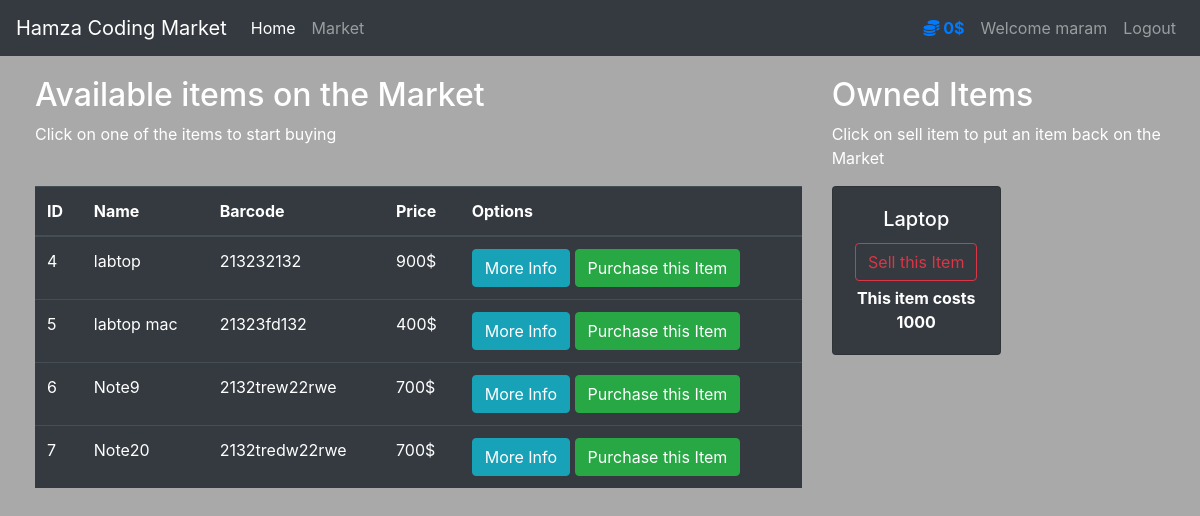
The page /market (signed in) on the database its author committed.
### market/models.py (models this page shows, shortened)
class User(db.Model, UserMixin):
    id = db.Column(db.Integer, primary_key=True)
    username = db.Column(db.String(length=30), unique=True, nullable=False)
    email_address = db.Column(db.String(length=50), unique=True, nullable=False)
    password_hash = db.Column(db.String(length=60), nullable=False)
    budget = db.Column(db.Integer(), nullable=False, default=1000)
    items = db.relationship('Item', backref='owned_user', lazy=True)
    @property
    def password(self):
        return self.password
    @property
    def prettier_budget(self):
        if len(str(self.budget)) >= 4:
            return f'{str(self.budget)[:-3]},{str(self.budget)[-3:]}$'
        else:
            return f"{self.budget}$"

class Item(db.Model):
    id = db.Column(db.Integer, primary_key=True)
    name = db.Column(db.String(length=30), nullable=False, unique=True)
    price = db.Column(db.Integer, nullable=False)
    barcode = db.Column(db.String(length=12), nullable=False, unique=True)
    description = db.Column(db.String(length=1024), nullable=False, unique=True)
    owner = db.Column(db.Integer, db.ForeignKey('user.id'))

### market/routes.py (the view, shortened to what this page needs)
@app.route('/market', methods=['GET', 'POST'])
@login_required
def market_page():
    purchase_form = PurchaseItemForm()
    selling_form=SellItemForm()
    if request.method == "GET":
        items = Item.query.filter_by(owner=None)
        owned_items=Item.query.filter_by(owner=current_user.id)
        return render_template('market.html', title='market', items=items, purchase_form=purchase_form , owned_items=owned_items , selling_form=selling_form)

### market/models.py (called while the page is built)
@login_manager.user_loader
def load_user(user_id):
    return User.query.get(int(user_id))

### market/templates/market.html (shortened to what this page needs)
{% extends 'base.html' %}
{% block content %}
    <div class="row" style="margin-top:20px; margin-left:20px">
        <div class="col-8">
            <h2>Available items on the Market</h2>
            <p>Click on one of the items to start buying</p>
            <br>
            <table class="table table-hover table-dark">
                <thead>
                <tr>
                    <th scope="col">ID</th>
                    <th scope="col">Name</th>
                    <th scope="col">Barcode</th>
                    <th scope="col">Price</th>
                    <th scope="col">Options</th>
                </tr>
                </thead>
                <tbody>
                {% for item in items %}
                    <tr>
                        <td>{{ item.id }}</td>
                        <td>{{ item.name }}</td>
                        <td>{{ item.barcode }}</td>
                        <td>{{ item.price }}$</td>
                        <td>
                            <button class="btn btn-outline btn-info" data-toggle="modal"
                                    data-target="#Modal-MoreInfo-{{ item.id }}">More Info
                            </button>
                            <button class="btn btn-outline btn-success" data-toggle="modal"
                                    data-target="#Modal-PurchaseConfirm-{{ item.id }}">Purchase this Item
                            </button>
                        </td>
                    </tr>
                {% endfor %}
                </tbody>
            </table>
        </div>
        <div class="col-4">
            <h2>Owned Items</h2>
            <p>Click on sell item to put an item back on the Market</p>
            <div class="row">
                {% for owned_item in owned_items %}
                    <div class="col-md-6">
                        <div style="margin-bottom: 5px" class="card text-center bg-dark">
                            <div class="card-body">
                                <h5 class="card-title">{{ owned_item.name }}</h5>
                                <button type="button" class="btn btn-outline-danger" style="margin-bottom: 5px"
                                        data-toggle="modal" data-target="#Modal-SellingConfirm-{{ owned_item.id }}">
                                    Sell this Item
                                </button>
                                <p class="card-text"><strong> This item costs {{ owned_item.price }}</strong></p>
                            </div>
                        </div>
                    </div>
                {% endfor %}
            </div>
            <br>
        </div>
    </div>
{% endblock %}

### market/templates/base.html (shortened to what this page needs)
<!doctype html>
<html lang="en">
   <head>
      <link rel="stylesheet" href="https://cdn.jsdelivr.net/npm/bootstrap@4.5.3/dist/css/bootstrap.min.css">
   </head>
   <body>
<nav class="navbar navbar-expand-md navbar-dark bg-dark">
  <a class="navbar-brand" href="#">Hamza Coding Market</a>
  <div class="collapse navbar-collapse" id="navbarNav">
      <ul class="navbar-nav mr-auto">
    <li class="nav-item active">
        <a class="nav-link" href="{{ url_for('home_page') }}">Home <span class="sr-only">(current)</span></a>
    </li>
    <li class="nav-item">
        <a class="nav-link" href="{{ url_for('market_page') }}">Market</a>
    </li>
</ul>
      {% if current_user.is_authenticated %}
          <ul class="navbar-nav">
           <li class="nav-item">
              <a class="nav-link font-weight-bold text-primary" > <i class="fas fa-coins"></i> {{ current_user.prettier_budget }}</a>
            </li>
            <li class="nav-item">
              <a class="nav-link" > Welcome {{ current_user.username }}  </a>
            </li>
             <li class="nav-item">
                  <a class="nav-link" href="{{ url_for('logout_page') }}">Logout</a>
            </li>
        </ul>
      {% endif %}
  </div>
</nav>
{% block content  %}
{% endblock %}
   </body>
</html>

### market/templates/base.html (style rules this page uses)
body { background-color : darkgray ; color: white ; }

### rows shown on the page
User: prettier_budget "0$", username "maram"
Item: id "4", name "labtop", barcode "213232132", price "900"
Item: id "5", name "labtop mac", barcode "21323fd132", price "400"
Item: id "6", name "Note9", barcode "2132trew22rwe", price "700"
Item: id "7", name "Note20", barcode "2132tredw22rwe", price "700"
Item: name "Laptop", price "1000"
